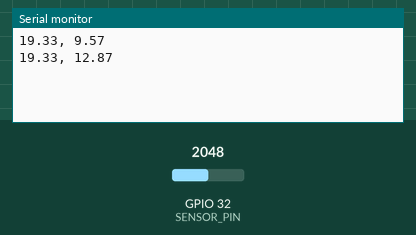
Simulated run of this sketch. Board: ESP32. On the bench: the last lines printed to the serial monitor. Inputs (shaded band) come from the test bench; at power-on: GPIO 32 (SENSOR_PIN) = 2048.

Above: at 10.8 s.
10.9 s: GPIO 32 (SENSOR_PIN) set to 4095
At 15.5 s:
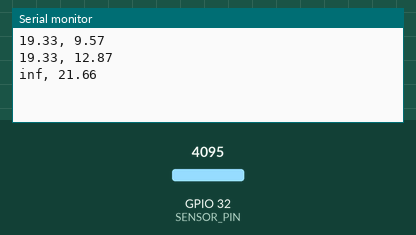
21.5 s: GPIO 32 (SENSOR_PIN) set to 3603
At 25.5 s:
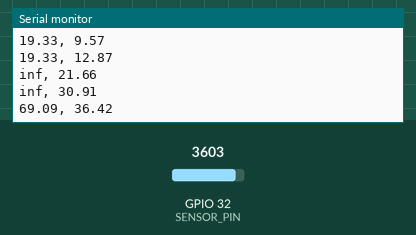
Timing chart, 0 to 27.0 s (numbered marks = the images above; inputs shaded):
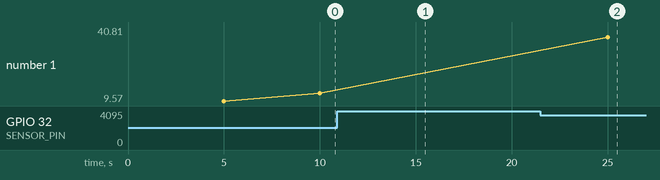

The sketch:

main.ino
```cpp
#include <SimpleKalmanFilter.h>

#define SENSOR_PIN 32 // ADC CH 4 - 12 bits
#define READINGS 60


SimpleKalmanFilter simpleKalmanFilter(80, 80, 0.01);
const float sensor_volt_factor = 5.0 / 4095.0;

float calc_ppm(int sensorValue)
{
  float sensor_voltage = sensorValue * (5.0 / 4095.0 /*1024.0*/);
  float RS_gas = (5.0 - sensor_voltage) / sensor_voltage;
  float ppm = (19.32 * pow(RS_gas, -0.64));
  return ppm;
}

void setup()
{
  Serial.begin(115200);

  delay(5000);
  for (int i = 0; i < READINGS; i++)
  {
    int sensor_reading = analogRead(SENSOR_PIN);
    int estimated_value = (int) simpleKalmanFilter.updateEstimate(sensor_reading);

    float ppm = calc_ppm(sensor_reading);
    float estimated_ppm = calc_ppm(estimated_value);

    Serial.print(ppm);
    Serial.print(", ");
    Serial.println(estimated_ppm);
    // Serial.println(map(sensor_reading, 0, 4095, 0, 500) / 100.0);
    delay(5000);
  }
  Serial.println();
}

void loop()
{
    Serial.print(".");
    delay(5000);
}
```

Measured:
- after the input at 10.9 s, the serial monitor: prints a new line after 4.1 s (image 1)
- after the input at 21.5 s, the serial monitor: prints a new line after 3.5 s (image 2)
- plotted number 1: 12.87 → 40.81 after the input at 21.5 s
